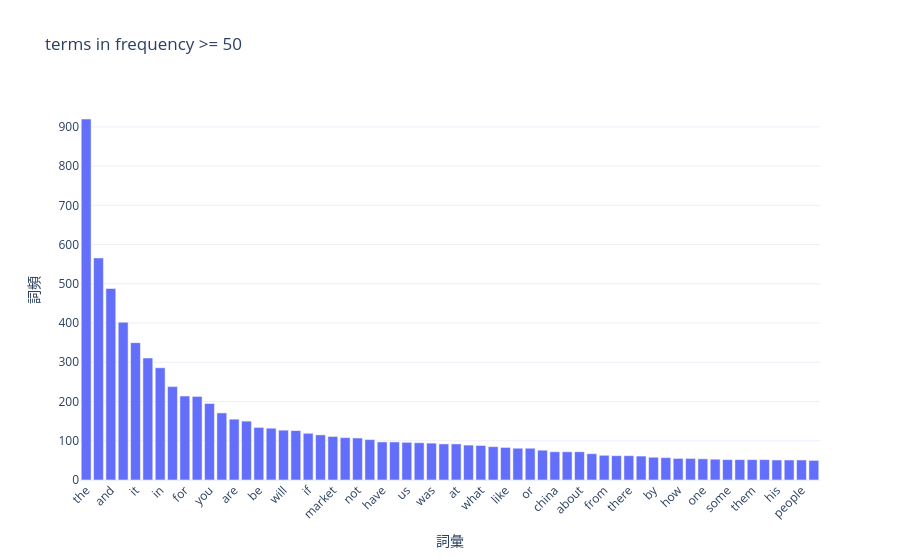

Here is the notebook cell this chart was saved with:
### Markdown cell above
### Exercise 13:

### Code cell
# 設定 最小出現次數 ex:只保留至少出現 50 次的詞：

import plotly.express as px
import pandas as pd

# 建立詞頻表 DataFrame
filtered_terms = pd.DataFrame({
    "term": count_vect.get_feature_names_out(),
    "frequency": term_frequencies
}).sort_values(by="frequency", ascending=False)
filtered_terms = filtered_terms[term_freq_df["frequency"] >= 50]
# 用 plotly.express 畫 bar chart
fig2 = px.bar(filtered_terms,
             x="term",
             y="frequency",
             title="terms in frequency >= 50",
             labels={"term": "詞彙", "frequency": "詞頻"},
             template="plotly_white")
# 旋轉 X 軸標籤，避免擠在一起
fig2.update_layout(xaxis_tickangle=-45)

# 顯示互動圖
fig2.show()

### Figure 1 — Plotly figure (JSON) as saved in the notebook; plotly's stock layout.template omitted (floating-point values rounded to 4 significant figures)
{"data": [{"hovertemplate": "詞彙=%{x}<br>詞頻=%{y}<extra></extra>", "legendgroup": "", "marker": {"color": "#636efa", "pattern": {"shape": ""}}, "name": "", "orientation": "v", "showlegend": false, "textposition": "auto", "type": "bar", "x": ["the", "to", "and", "is", "it", "of", "in", "that", "for", "this", "you", "on", "are", "they", "be", "he", "will", "with", "if", "as", "market", "but", "not", "so", "have", "all", "us", "just", "was", "trump", "at", "my", "what", "can", "like", "we", "or", "has", "china", "their", "about", "more", "from", "now", "there", "no", "by", "re", "how", "up", "one", "do", "some", "even", "them", "think", "his", "stock", "people", "going"], "xaxis": "x", "y": [920, 566, 488, 402, 350, 311, 286, 238, 214, 213, 195, 171, 155, 150, 134, 132, 127, 126, 119, 115, 111, 108, 107, 103, 97, 97, 96, 95, 94, 92, 92, 89, 88, 85, 83, 81, 81, 76, 72, 72, 72, 67, 63, 62, 62, 61, 58, 57, 55, 55, 54, 53, 52, 52, 52, 52, 51, 51, 51, 50], "yaxis": "y"}], "layout": {"barmode": "relative", "legend": {"tracegroupgap": 0}, "title": {"text": "terms in frequency >= 50"}, "xaxis": {"anchor": "y", "domain": [0, 1], "tickangle": -45, "title": {"text": "詞彙"}}, "yaxis": {"anchor": "x", "domain": [0, 1], "title": {"text": "詞頻"}}}}
